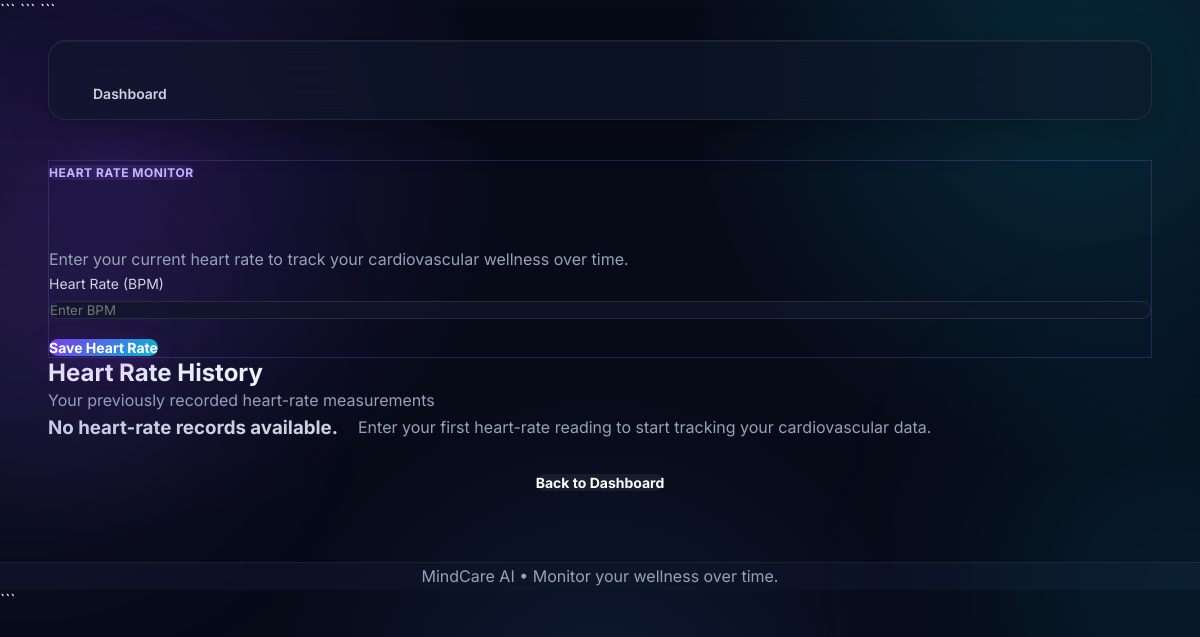
/monitoring/heart-rate/ (signed in), run on an earlier commit of the app's database.
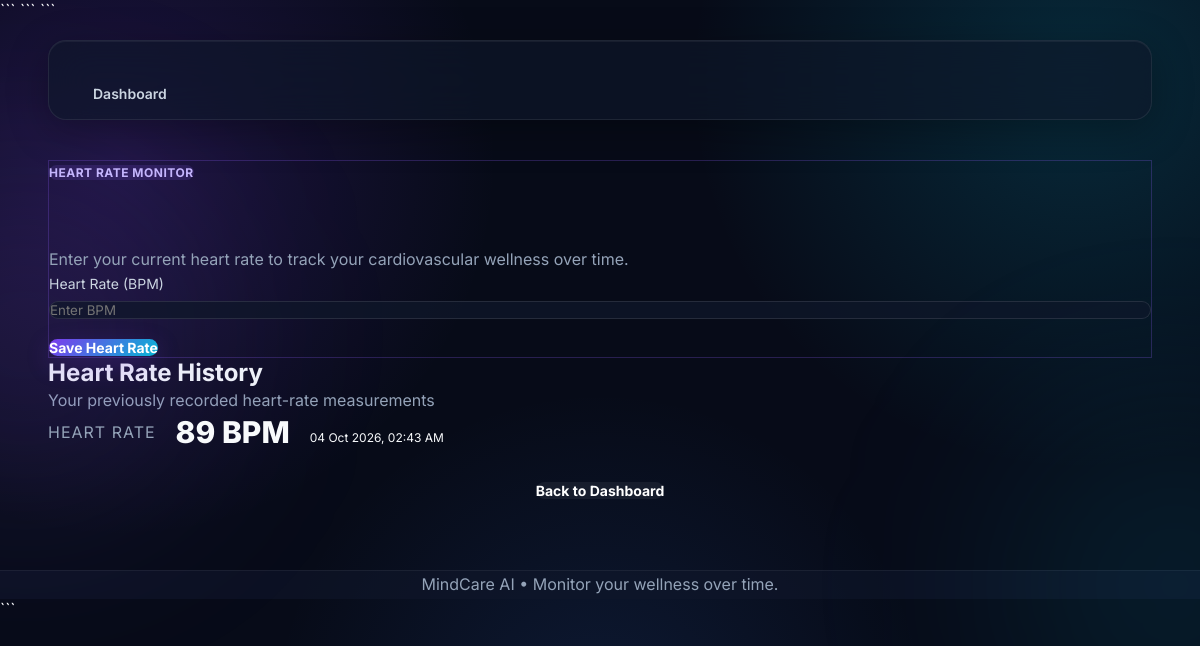
And on a later commit of the database.
### monitoring/models.py (models this page shows, shortened)
class HeartRateEntry(models.Model):
    user = models.ForeignKey(User, on_delete=models.CASCADE)
    heart_rate = models.IntegerField()
    created_at = models.DateTimeField(auto_now_add=True)

### monitoring/views.py (the view, shortened to what this page needs)
# urls.py: path("heart-rate/", views.heart_rate, name="heart_rate"),
@login_required
def heart_rate(request):
    heart_rates = HeartRateEntry.objects.filter(user=request.user).order_by('-created_at')
    return render(request, 'monitoring/heart_rate.html', {'heart_rates': heart_rates})

### monitoring/templates/monitoring/heart_rate.html (shortened to what this page needs)
{% load static %}
<!DOCTYPE html>
<html>
<head>
<link rel="stylesheet" href="{% static 'css/style.css' %}">
```
</head>
<body>
```
<nav class="navbar">
    <div>
        <h2>MindCare AI</h2>
    </div>
    <div>
        <a href="{% url 'dashboard' %}">Dashboard</a>
    </div>
</nav>
<main class="container">
    <section class="ai-card ai-glow">
        <div class="ai-badge">
            HEART RATE MONITOR
        </div>
        <h1>Heart Rate Monitor</h1>
        <p>
            Enter your current heart rate to track your cardiovascular
            wellness over time.
        </p>
        <form method="POST">
            <label>Heart Rate (BPM)</label>
            <input
                type="number"
                name="heart_rate"
                min="30"
                max="220"
                placeholder="Enter BPM"
                required
            >
            <button type="submit" class="button">
                Save Heart Rate
            </button>
        </form>
    </section>
    <section>
        <div class="section-title">
            <h2>Heart Rate History</h2>
            <p>Your previously recorded heart-rate measurements</p>
        </div>
        {% if heart_rates %}
            <div class="history-card">
                {% for entry in heart_rates %}
                    <div class="data-card">
                        <div class="data-label">
                            HEART RATE
                        </div>
                        <div class="data-value">
                            {{ entry.heart_rate }} BPM
                        </div>
                        <div class="history-date">
                            {{ entry.created_at|date:"d M Y, h:i A" }}
                        </div>
                    </div>
                {% endfor %}
            </div>
        {% else %}
            <div class="data-card">
                <h3>No heart-rate records available.</h3>
                <p>
                    Enter your first heart-rate reading to start tracking
                    your cardiovascular data.
                </p>
            </div>
        {% endif %}
    </section>
    <div style="text-align: center; margin-top: 30px;">
        <a href="{% url 'dashboard' %}" class="button button-secondary">
            Back to Dashboard
        </a>
    </div>
</main>
<footer class="footer">
    <p>MindCare AI • Monitor your wellness over time.</p>
</footer>
```
</body>
</html>

### static/css/style.css (style rules this page uses)
* { margin: 0; padding: 0; box-sizing: border-box; }
html { scroll-behavior: smooth; }
body { font-family: 'Inter', sans-serif; background: radial-gradient(circle at 10% 20%, rgba(124, 58, 237, 0.20), transparent 30%), radial-gradient(circle at 90% 10%, rgba(6, 182, 212, 0.18), transparent 30%), radial-gradient(circle at 50% 90%, rgba(59, 130, 246, 0.12), transparent 35%), #070b18; color: #f8fafc; min-height: 100vh; overflow-x: hidden; }
body::before { content: ""; position: fixed; width: 350px; height: 350px; background: rgba(139, 92, 246, 0.12); filter: blur(100px); border-radius: 50%; top: 20%; left: -150px; pointer-events: none; }
body::after { content: ""; position: fixed; width: 350px; height: 350px; background: rgba(6, 182, 212, 0.10); filter: blur(100px); border-radius: 50%; bottom: 5%; right: -150px; pointer-events: none; }
a { color: inherit; text-decoration: none; }
button, a { transition: all 0.3s ease; }
.navbar { width: 92%; max-width: 1400px; margin: 20px auto; padding: 16px 24px; ``` display: flex; justify-content: space-between; align-items: center; background: rgba(15, 23, 42, 0.65); border: 1px solid rgba(255, 255, 255, 0.08); backdrop-filter: blur(20px); border-radius: 18px; box-shadow: 0 10px 40px rgba(0, 0, 0, 0.3), inset 0 1px rgba(255, 255, 255, 0.05); ``` }
.navbar h2 { font-size: 22px; font-weight: 800; ``` background: linear-gradient( 90deg, #a78bfa, #22d3ee ); -webkit-background-clip: text; -webkit-text-fill-color: transparent; ``` }
.navbar a { margin-left: 20px; color: #cbd5e1; font-size: 14px; font-weight: 600; }
.container { width: 92%; max-width: 1400px; margin: 40px auto; }
h1 { font-size: 42px; font-weight: 800; letter-spacing: -1px; ``` background: linear-gradient( 90deg, #ffffff, #a5b4fc, #67e8f9 ); -webkit-background-clip: text; -webkit-text-fill-color: transparent; ``` }
h2 { color: #f1f5f9; }
p { color: #94a3b8; line-height: 1.7; }
.ai-card { border: 1px solid rgba(139, 92, 246, 0.25); ``` background: linear-gradient( 135deg, rgba(76, 29, 149, 0.30), rgba(8, 47, 73, 0.30) ); ``` }
.ai-badge { display: inline-block; ``` padding: 6px 12px; border-radius: 20px; background: rgba(139, 92, 246, 0.15); color: #c4b5fd; font-size: 12px; font-weight: 700; letter-spacing: 0.5px; margin-bottom: 15px; ``` }
button, .button { display: inline-block; ``` padding: 12px 20px; border: none; border-radius: 10px; background: linear-gradient( 135deg, #7c3aed, #06b6d4 ); color: white; font-family: inherit; font-size: 14px; font-weight: 700; cursor: pointer; box-shadow: 0 8px 25px rgba(124, 58, 237, 0.25); ``` }
.button-secondary { background: rgba(255, 255, 255, 0.06); ``` border: 1px solid rgba(255, 255, 255, 0.10); box-shadow: none; ``` }
.data-card { display: flex; ``` justify-content: space-between; align-items: center; gap: 20px; ``` }
.data-value { font-size: 30px; font-weight: 800; ``` color: #67e8f9; ``` }
.data-label { color: #94a3b8; ``` font-size: 13px; text-transform: uppercase; letter-spacing: 1px; ``` }
input, select, textarea { width: 100%; ``` padding: 13px 15px; margin-top: 8px; margin-bottom: 18px; border-radius: 10px; border: 1px solid rgba(255, 255, 255, 0.10); background: rgba(15, 23, 42, 0.75); color: white; outline: none; font-family: inherit; transition: 0.3s ease; ``` }
label { color: #cbd5e1; ``` font-weight: 600; font-size: 14px; ``` }
.history-card { position: relative; }
.history-date { font-size: 12px; ``` color: #64748b; margin-top: 10px; ``` }
.footer { margin-top: 70px; ``` padding: 30px; text-align: center; background: rgba(15, 23, 42, 0.6); border-top: 1px solid rgba(255, 255, 255, 0.06); color: #64748b; ``` }
.ai-glow { position: relative; }
.ai-glow::after { content: ""; ``` position: absolute; inset: -2px; border-radius: inherit; background: linear-gradient( 90deg, #7c3aed, #06b6d4, #7c3aed ); opacity: 0; z-index: -1; filter: blur(15px); transition: 0.4s ease; ``` }

What changed in the data, as far as the page shows it:
added HeartRateEntry: heart_rate "89", created_at "04 Oct 2026, 02:43 AM"
Also different on the page:
text no longer shown: "No heart-rate records available. Enter your first heart-rate reading to start tracking your cardiovascular data."
